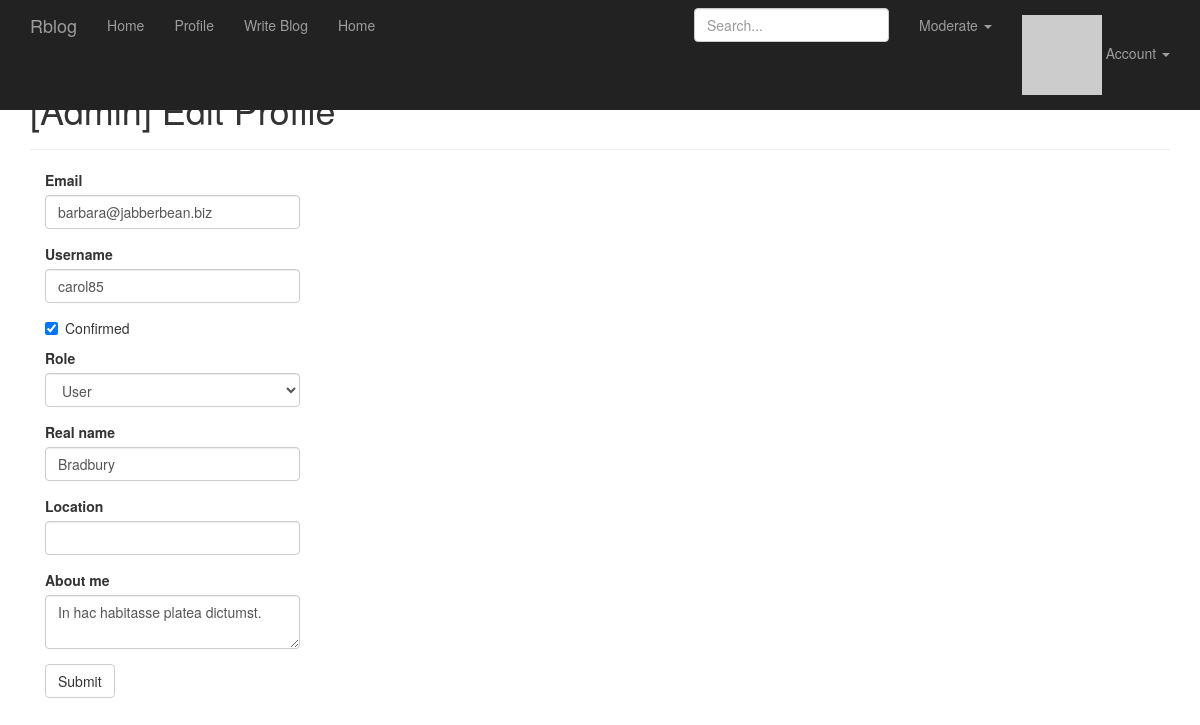
The page /edit-profile/2 (signed in) on the database its author committed.
### app/models.py (models this page shows, shortened)
class User(UserMixin, db.Model):
    __tablename__ = 'users'
    id = db.Column(db.Integer, primary_key = True)
    username = db.Column(db.String(64), unique = True, index = True)
    email = db.Column(db.String(64), unique = True, index = True)
    role_id = db.Column(db.Integer, db.ForeignKey('roles.id'))
    password_hash = db.Column(db.String(128))
    confirmed = db.Column(db.Boolean, default = False)
    name = db.Column(db.String(64))
    location = db.Column(db.String(64))
    about_me = db.Column(db.Text())
    member_since = db.Column(db.DateTime(), default = datetime.utcnow)
    last_seen = db.Column(db.DateTime(), default = datetime.utcnow)
    avatar_hash = db.Column(db.String(32))
    posts = db.relationship('Post', backref = 'author', lazy = 'dynamic')
    comments = db.relationship('Comment', backref = 'author', lazy = 'dynamic')
    followed = db.relationship('Follow',
                                foreign_keys = [Follow.follower_id],
                                backref = db.backref('follower', lazy = 'joined'),
                                lazy = 'dynamic',
                                cascade = 'all, delete-orphan')
    followers = db.relationship('Follow',
                                foreign_keys = [Follow.followed_id],
                                backref = db.backref('followed', lazy = 'joined'),
                                lazy = 'dynamic',
                                cascade = 'all, delete-orphan')
    @property
    def password(self):
        raise AttributeError('Password is not a readable attribute')
    def can(self, permissions):
        return self.role is not None and \
            (self.role.permissions & permissions) == permissions
    def ping(self):
        self.last_seen = datetime.utcnow()
        db.session.add(self)
    def gravatar(self, size = 100, default = 'identicon', rating = 'g'):
        if request.is_secure:
            url = 'https://secure.gravatar.com/avatar'
        else:
            url = 'https://secure.gravatar.com/avatar'
        hash = self.avatar_hash or hashlib.md5(self.email.encode('utf-8')).hexdigest()
        return '{url}/{hash}?s={size}&d={default}&r={rating}'.format(
            url = url, hash = hash, size = size, default = default, rating = rating)

### app/main/views.py (the view, shortened to what this page needs)
@main.route('/edit-profile/<int:id>', methods = ['GET', 'POST'])
@login_required
@admin_required
def edit_profile_admin(id):
    user = User.query.get_or_404(id)
    form = EditProfileAdminForm(user = user)
    form.email.data = user.email
    form.username.data = user.username
    form.confirmed.data = user.confirmed
    form.role.data = user.role_id
    form.name.data = user.name
    form.location.data = user.location
    form.about_me.data = user.about_me
    return render_template('main/edit_profile_admin.html', form = form, user = user)

### app/main/forms.py (shortened to what this page needs)
class EditProfileAdminForm(Form):
    email = StringField('Email', validators = [Required(), Length(1, 64), Email()])
    username = StringField('Username', validators = [
        Required(), Length(1, 64), Regexp('^[A-Za-z][A-Za-z0-9_.]*$', 0,
                                          'Usernames must have only letters, '
                                          'numbers, dots or underscores')])
    confirmed = BooleanField('Confirmed')
    role = SelectField('Role', coerce = int)
    name = StringField('Real name', validators = [Length(0, 64)])
    location = StringField('Location', validators = [Length(0, 64)])
    about_me = TextAreaField('About me')
    submit = SubmitField('Submit')
    def __init__(self, user, *args, **kwargs):
        super(EditProfileAdminForm, self).__init__(*args, **kwargs)
        self.role.choices = [(role.id, role.name)
                             for role in Role.query.order_by(Role.name).all()]
        self.user = user

### app/auth/views.py (called while the page is built)
@auth.before_app_request
def before_request():
    if current_user.is_authenticated:
        current_user.ping()
        if not current_user.confirmed and \
            request.endpoint[:5] != 'auth.' and \
            request.endpoint != 'static':
                return redirect(url_for('auth.unconfirmed'))

### app/main/__init__.py (called while the page is built)
@main.app_context_processor
def inject_permissions():
    return dict(Permission=Permission)

### app/models.py (called while the page is built)
@login_manager.user_loader
def load_user(user_id):
    return User.query.get(int(user_id))

### app/templates/main/edit_profile_admin.html (shortened to what this page needs)
{% extends "base.html" %}
{% import "bootstrap/wtf.html" as wtf %}
{% block page_content %}
<div class="page-header">
	<h1>[Admin] Edit Profile</h1>
</div>
<div class="col-md-3">
	{{ wtf.quick_form(form) }}
</div>
{% endblock %}

### app/static/dashboard.css (style rules this page uses)
body { padding-top: 50px; }

### rows shown on the page
User: email "barbara@jabberbean.biz", username "carol85", confirmed "☑", role "User", name "Bradbury", about_me "In hac habitasse platea dictumst."
